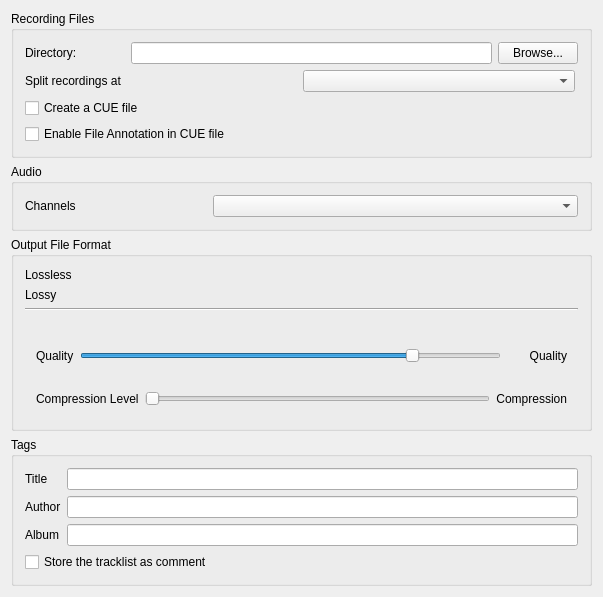
<?xml version="1.0" encoding="UTF-8"?>
<ui version="4.0">
  <class>DlgPrefRecordDlg</class>
  <widget class="QWidget" name="DlgPrefRecordDlg">
    <property name="geometry">
      <rect>
        <x>0</x>
        <y>0</y>
        <width>603</width>
        <height>568</height>
      </rect>
    </property>
    <property name="windowTitle">
      <string>Recording Preferences</string>
    </property>
    <layout class="QGridLayout" name="gridLayout_2">

      <item row="0" column="0" colspan="3">
        <widget class="QGroupBox" name="groupBoxRecordingsPath">
          <property name="title">
            <string>Recording Files</string>
          </property>
          <layout class="QGridLayout" name="gridLayout_Recordings">
            <item row="0" column="0">
              <widget class="QLabel" name="TextLabel_Recordings">
                <property name="enabled">
                  <bool>true</bool>
                </property>
                <property name="minimumSize">
                  <size>
                    <width>100</width>
                    <height>10</height>
                  </size>
                </property>
                <property name="font">
                  <font/>
                </property>
                <property name="text">
                  <string>Directory:</string>
                </property>
                <property name="wordWrap">
                  <bool>false</bool>
                </property>
                <property name="buddy">
                  <cstring>LineEditRecordings</cstring>
                </property>
              </widget>
            </item>
            <item row="0" column="1">
              <widget class="QLineEdit" name="LineEditRecordings">
                <property name="minimumSize">
                  <size>
                    <width>100</width>
                    <height>10</height>
                  </size>
                </property>
                <property name="font">
                  <font/>
                </property>
              </widget>
            </item>
            <item row="0" column="2">
              <widget class="QPushButton" name="PushButtonBrowseRecordings">
                <property name="font">
                  <font/>
                </property>
                <property name="text">
                  <string>Browse...</string>
                </property>
              </widget>
            </item>

            <item row="1" column="0" colspan="3">
              <layout class="QHBoxLayout" name="splittingLayout">
                <property name="topMargin">
                  <number>0</number>
                </property>
                <property name="rightMargin">
                  <number>0</number>
                </property>
                <property name="bottomMargin">
                  <number>0</number>
                </property>
                <property name="leftMargin">
                  <number>0</number>
                </property>
                <item>
                  <widget class="QLabel" name="LabelSplitting">
                    <property name="text">
                      <string>Split recordings at</string>
                    </property>
                    <property name="buddy">
                      <cstring>comboBoxSplitting</cstring>
                    </property>
                  </widget>
                </item>
                <item>
                  <widget class="QComboBox" name="comboBoxSplitting"/>
                </item>
                <!--item row="1" column="4" rowspan="4"-->
                <item>
                  <spacer name="horizontalSpacer_split">
                    <property name="orientation">
                      <enum>Qt::Horizontal</enum>
                    </property>
                    <property name="sizeType">
                      <enum>QSizePolicy::MinimumExpanding</enum>
                    </property>
                  </spacer>
                </item>
              </layout>
            </item>

            <item row="2" column="0" colspan="3">
              <widget class="QCheckBox" name="CheckBoxRecordCueFile">
                <property name="text">
                  <string>Create a CUE file</string>
                </property>
              </widget>
            </item>


            <item row="3" column="0" colspan="3">
              <widget class="QCheckBox" name="CheckBoxUseCueFileAnnotation">
                <property name="toolTip">
                  <string>
                    This will include the filepath for each track in the CUE file.
                    This option makes the CUE file less portable and can reveal personal
                    information from filepaths (i.e. username)
                  </string>
                </property>
                <property name="text">
                  <string>Enable File Annotation in CUE file</string>
                </property>
              </widget>
            </item>

          </layout>
        </widget>
      </item>

      <item row="1" column="0" colspan="3">
        <widget class="QGroupBox" name="groupBoxAudio">
          <property name="title">
            <string>Audio</string>
          </property>
          <layout class="QGridLayout" name="gridLayoutAudio">
            <item row="0" column="0">
              <widget class="QLabel" name="recordingMainOutputModeLabel">
                <property name="text">
                  <string>Channels</string>
                </property>
                <property name="buddy">
                  <cstring>recordingMainOutputModeComboBox</cstring>
                </property>
              </widget>
            </item>
            <item row="0" column="1" colspan="2">
              <widget class="QComboBox" name="recordingMainOutputModeComboBox"/>
            </item>
          </layout>
        </widget>
      </item>

      <item row="2" column="0" colspan="3">
        <widget class="QGroupBox" name="groupBoxFileformat">
          <property name="title">
            <string>Output File Format</string>
          </property>
          <layout class="QGridLayout" name="gridLayout_4">

            <item row="1" column="0">
              <widget class="QLabel" name="LabelLossless">
                <property name="sizePolicy">
                  <sizepolicy hsizetype="Minimum" vsizetype="Preferred">
                    <horstretch>0</horstretch>
                    <verstretch>0</verstretch>
                  </sizepolicy>
                </property>
                <property name="minimumSize">
                  <size>
                    <width>100</width>
                    <height>0</height>
                  </size>
                </property>
                <property name="text">
                  <string>Lossless</string>
                </property>
              </widget>
            </item>
            <item row="1" column="1" colspan="2">
              <layout class="QHBoxLayout" name="LosslessEncLayout">
                <property name="topMargin">
                  <number>0</number>
                </property>
              </layout>
            </item>

            <item row="2" column="0">
              <widget class="QLabel" name="LabelLossy">
                <property name="text">
                  <string>Lossy</string>
                </property>
              </widget>
            </item>
            <item row="2" column="1" colspan="2">
              <layout class="QHBoxLayout" name="LossyEncLayout"/>
            </item>

            <item row="3" column="0" colspan="3">
              <widget class="Line" name="line">
                <property name="orientation">
                  <enum>Qt::Horizontal</enum>
                </property>
              </widget>
            </item>

            <item row="4" column="0">
              <widget class="QLabel" name="labelOptionGroup">
                <property name="minimumSize">
                  <size>
                    <width>0</width>
                    <height>0</height>
                  </size>
                </property>
                <property name="text">
                  <string/>
                </property>
              </widget>
            </item>
            <item row="4" column="1" colspan="2">
              <layout class="QHBoxLayout" name="OptionGroupsLayout"/>
            </item>

            <item row="5" column="0" colspan="3">
              <widget class="QWidget" name="qualityGroup">
                <layout class="QHBoxLayout" name="qualityHLayout">
                  <item>
                    <widget class="QLabel" name="LabelQuality">
                      <property name="text">
                        <string>Quality</string>
                      </property>
                    </widget>
                  </item>
                  <item>
                    <widget class="QSlider" name="SliderQuality">
                      <property name="minimum">
                        <number>1</number>
                      </property>
                      <property name="maximum">
                        <number>11</number>
                      </property>
                      <property name="singleStep">
                        <number>1</number>
                      </property>
                      <property name="pageStep">
                        <number>1</number>
                      </property>
                      <property name="value">
                        <number>9</number>
                      </property>
                      <property name="orientation">
                        <enum>Qt::Horizontal</enum>
                      </property>
                      <property name="tickInterval">
                        <number>5</number>
                      </property>
                    </widget>
                  </item>
                  <item>
                    <widget class="QLabel" name="TextQuality">
                      <property name="minimumSize">
                        <size>
                          <width>60</width>
                          <height>0</height>
                        </size>
                      </property>
                      <property name="text">
                        <string>Quality</string>
                      </property>
                      <property name="alignment">
                        <set>Qt::AlignRight|Qt::AlignTrailing|Qt::AlignVCenter</set>
                      </property>
                      <property name="wordWrap">
                        <bool>false</bool>
                      </property>
                      <property name="buddy">
                        <cstring>SliderQuality</cstring>
                      </property>
                    </widget>
                  </item>
                </layout>
              </widget>
            </item>

            <item row="6" column="0" colspan="3">
              <widget class="QWidget" name="compressionGroup">
                <layout class="QHBoxLayout" name="compressionHLayout">
                  <item>
                    <widget class="QLabel" name="LabelCompression">
                      <property name="text">
                        <string>Compression Level</string>
                      </property>
                    </widget>
                  </item>
                  <item>
                    <widget class="QSlider" name="SliderCompression">
                      <property name="orientation">
                        <enum>Qt::Horizontal</enum>
                      </property>
                    </widget>
                  </item>
                  <item>
                    <widget class="QLabel" name="TextCompression">
                      <property name="minimumSize">
                        <size>
                          <width>60</width>
                          <height>0</height>
                        </size>
                      </property>
                      <property name="text">
                        <string>Compression</string>
                      </property>
                      <property name="alignment">
                        <set>Qt::AlignRight|Qt::AlignTrailing|Qt::AlignVCenter</set>
                      </property>
                      <property name="buddy">
                        <cstring>SliderCompression</cstring>
                      </property>
                    </widget>
                  </item>
                </layout>
              </widget>
            </item>

          </layout>
        </widget>
      </item>

      <item row="3" column="0" colspan="3">
        <widget class="QGroupBox" name="groupBoxTags">
          <property name="title">
            <string>Tags</string>
          </property>
          <layout class="QFormLayout" name="formLayout">
            <item row="0" column="0">
              <widget class="QLabel" name="LabelTitle">
                <property name="enabled">
                  <bool>true</bool>
                </property>
                <property name="font">
                  <font/>
                </property>
                <property name="text">
                  <string>Title</string>
                </property>
                <property name="wordWrap">
                  <bool>false</bool>
                </property>
                <property name="buddy">
                  <cstring>LineEditTitle</cstring>
                </property>
              </widget>
            </item>
            <item row="0" column="1">
              <widget class="QLineEdit" name="LineEditTitle"/>
            </item>

            <item row="1" column="0">
              <widget class="QLabel" name="LabelAuthor">
                <property name="enabled">
                  <bool>true</bool>
                </property>
                <property name="font">
                  <font/>
                </property>
                <property name="text">
                  <string>Author</string>
                </property>
                <property name="wordWrap">
                  <bool>false</bool>
                </property>
                <property name="buddy">
                  <cstring>LineEditAuthor</cstring>
                </property>
              </widget>
            </item>
            <item row="1" column="1">
              <widget class="QLineEdit" name="LineEditAuthor"/>
            </item>

            <item row="2" column="0">
              <widget class="QLabel" name="LabelAlbum">
                <property name="enabled">
                  <bool>true</bool>
                </property>
                <property name="font">
                  <font/>
                </property>
                <property name="text">
                  <string>Album</string>
                </property>
                <property name="wordWrap">
                  <bool>false</bool>
                </property>
                <property name="buddy">
                  <cstring>LineEditAlbum</cstring>
                </property>
              </widget>
            </item>
            <item row="2" column="1">
              <widget class="QLineEdit" name="LineEditAlbum"/>
            </item>
            <item row="4" column="0" colspan="2">
              <widget class="QCheckBox" name="CheckBoxTracklistAsComment">
                <property name="toolTip">
                  <string>Only supported for MP3 and WAV</string>
                </property>
                <property name="text">
                  <string>Store the tracklist as comment</string>
                </property>
              </widget>
            </item>
          </layout>
        </widget>
      </item>

      <item row="7" column="1">
        <spacer>
          <property name="orientation">
            <enum>Qt::Vertical</enum>
          </property>
          <property name="sizeHint" stdset="0">
            <size>
              <width>20</width>
              <height>51</height>
            </size>
          </property>
        </spacer>
      </item>

    </layout>
  </widget>
  <layoutdefault spacing="6" margin="11"/>
  <tabstops>
    <tabstop>LineEditRecordings</tabstop>
    <tabstop>PushButtonBrowseRecordings</tabstop>
    <tabstop>comboBoxSplitting</tabstop>
    <tabstop>CheckBoxRecordCueFile</tabstop>
    <tabstop>CheckBoxUseCueFileAnnotation</tabstop>
    <tabstop>SliderCompression</tabstop>
    <tabstop>SliderQuality</tabstop>
    <tabstop>LineEditTitle</tabstop>
    <tabstop>LineEditAuthor</tabstop>
    <tabstop>LineEditAlbum</tabstop>
    <tabstop>CheckBoxTracklistAsComment</tabstop>
  </tabstops>
  <resources/>
  <connections/>
</ui>
